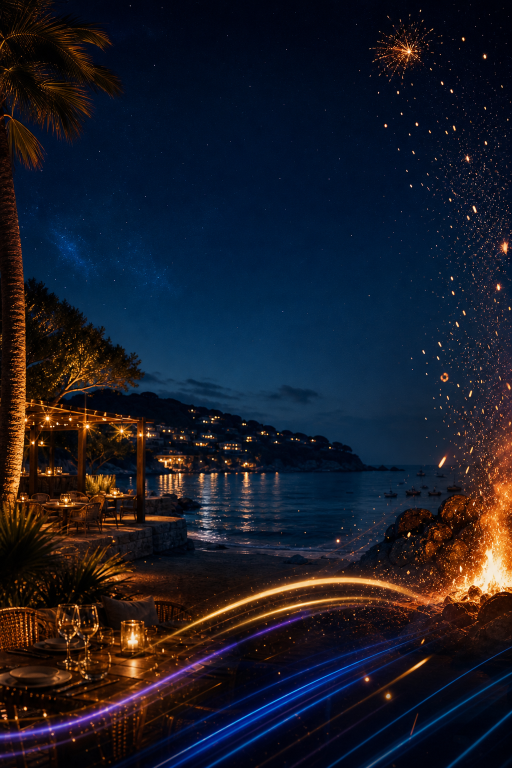
#> input picture assets/social/dc-sant-joan-2026/source/sant-joan-beach-club-bg.png, 1024 x 1536 px (shown at 1/2 size)
$ python generate_dc_sant_joan_campaign.py
#> lines starting #> are read from the running program, lines starting #| are printed output that depends on the picture
from pathlib import Path

from PIL import Image, ImageDraw, ImageEnhance, ImageFilter, ImageFont


ROOT = Path(__file__).resolve().parents[2]
OUT = ROOT / "assets" / "social" / "dc-sant-joan-2026"
SOURCE = OUT / "source"

BG = SOURCE / "sant-joan-beach-club-bg.png"
DC_LOGO = SOURCE / "logo-dc-beach-club-blau-mari.png"
CBME_LOGO = ROOT / "assets" / "brand" / "cbme" / "logo-hero-white-text.png"

NAVY = (8, 22, 38, 235)
INK = (3, 10, 17, 230)
GOLD = (235, 187, 94)
GOLD_LIGHT = (255, 224, 154)
WHITE = (248, 249, 245)
MUTED = (205, 216, 220)
BLUE = (33, 96, 139)

FONT_BLACK = "/System/Library/Fonts/Supplemental/Arial Black.ttf"
FONT_BOLD = "/System/Library/Fonts/Supplemental/Arial Bold.ttf"
FONT_REG = "/System/Library/Fonts/Supplemental/Arial.ttf"
FONT_NARROW = "/System/Library/Fonts/Supplemental/Arial Narrow Bold.ttf"
FONT_DIN = "/System/Library/Fonts/Supplemental/DIN Condensed Bold.ttf"
FONT_IMPACT = "/System/Library/Fonts/Supplemental/Impact.ttf"
FONT_AVENIR_COND = "/System/Library/Fonts/Avenir Next Condensed.ttc"
FONT_FUTURA = "/System/Library/Fonts/Supplemental/Futura.ttc"


# [5 lines left out: function font, not called in this run]


def cover(path, size, focus_y=0.5):
#> called with size = (1080, 1350), focus_y = 0.44
    img = Image.open(path).convert("RGB")
#> img is the input picture: PIL image 1024x1536 RGB; mean R, G, B 25.7, 27.6, 39
    ratio = max(size[0] / img.width, size[1] / img.height)
#> ratio = 1.05
    img = img.resize((int(img.width * ratio), int(img.height * ratio)), Image.LANCZOS)
#> img: PIL image 1080x1620 RGB
    x = (img.width - size[0]) // 2
#> x = 0
    max_y = max(0, img.height - size[1])
#> max_y = 270
    y = int(max_y * focus_y)
#> y = 118
    return img.crop((x, y, x + size[0], y + size[1]))
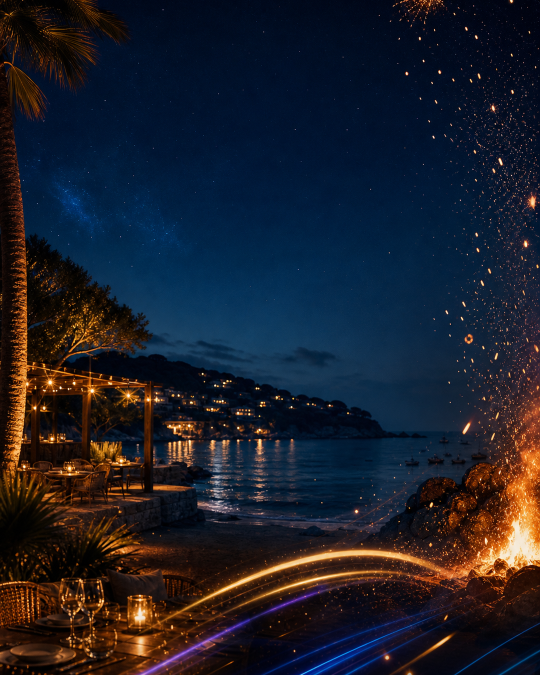
#> returned value: PIL image 1080x1350 RGB (shown at 1/2 size); mean R, G, B 28.4, 30.7, 41.2


def add_grade(img, dark=58):
#> called with dark = 26
    canvas = img.convert("RGBA")
    w, h = canvas.size
#> w = 1080; h = 1350
    layer = Image.new("RGBA", canvas.size, (0, 0, 0, 0))
#> layer: PIL image 1080x1350 RGBA; every value is 0
    draw = ImageDraw.Draw(layer)
    draw.rectangle((0, 0, w, h), fill=(0, 8, 16, dark))
    for y in range(h):
        top = max(0, 180 - y)
        bottom = max(0, y - int(h * 0.55))
        alpha = min(180, int(top * 0.45 + bottom * 0.5))
        draw.line((0, y, w, y), fill=(0, 0, 0, alpha))
    return Image.alpha_composite(canvas, layer)
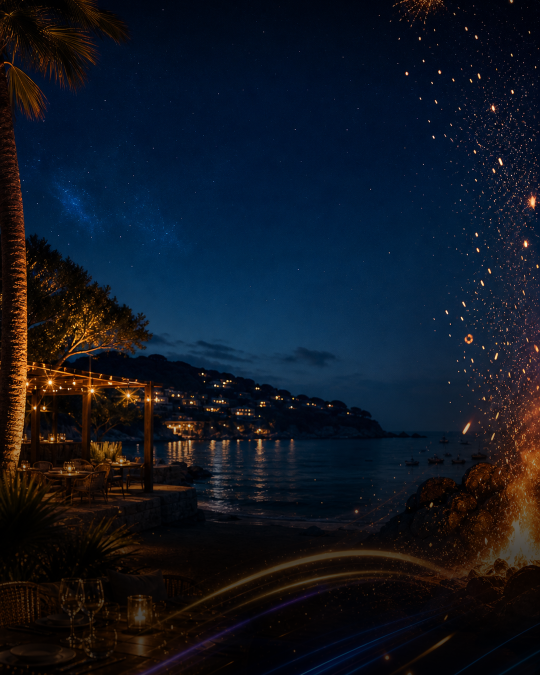
#> returned value: PIL image 1080x1350 RGBA (shown at 1/2 size); mean R, G, B, A 16.3, 22.8, 34.2, 255


def polish_sky_and_fireworks(canvas, sky_strength=1.0, firework_strength=1.0):
#> called with sky_strength = 1.05, firework_strength = 1
    w, h = canvas.size
#> w = 1080; h = 1350

    sky = Image.new("RGBA", canvas.size, (0, 0, 0, 0))
    draw = ImageDraw.Draw(sky)
    sky_h = int(h * 0.52)
#> sky_h = 702
    for y in range(sky_h):
        fade = 1 - (y / sky_h)
        alpha = int(42 * sky_strength * fade)
        draw.line((0, y, w, y), fill=(42, 104, 152, alpha))
#> this loop made 702 passes
#> (fade, alpha) on passes 1 to 3: (1, 44), (0.999, 44), (0.997, 43)
    canvas = Image.alpha_composite(canvas, sky)
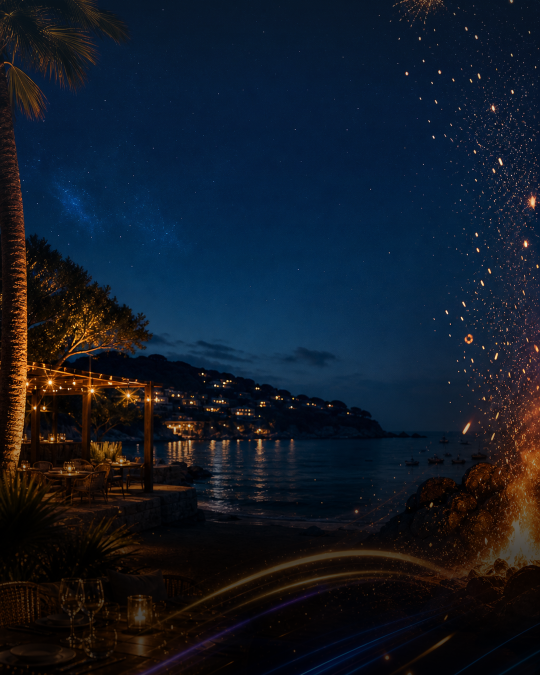
#> canvas: PIL image 1080x1350 RGBA (shown at 1/2 size); mean R, G, B, A 17.9, 26.5, 39.2, 255

    x0 = int(w * 0.62)
#> x0 = 669
    y0 = int(h * 0.03)
#> y0 = 40
    x1 = w
#> x1 = 1080
    y1 = int(h * 0.34)
#> y1 = 459
    fireworks = canvas.crop((x0, y0, x1, y1))
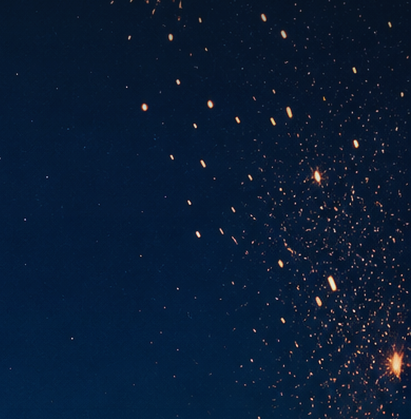
#> fireworks: PIL image 411x419 RGBA; mean R, G, B, A 9.9, 28.3, 52.8, 255
    fireworks = ImageEnhance.Brightness(fireworks).enhance(1 + 0.10 * firework_strength)
    fireworks = ImageEnhance.Contrast(fireworks).enhance(1 + 0.22 * firework_strength)
    fireworks = ImageEnhance.Color(fireworks).enhance(1 + 0.28 * firework_strength)
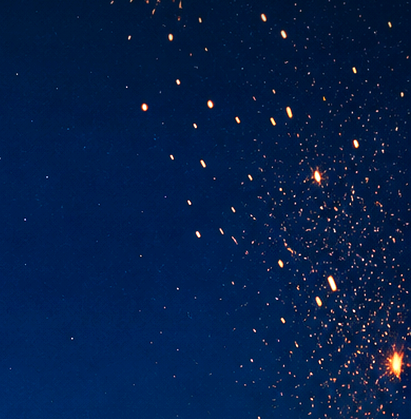
#> fireworks: PIL image 411x419 RGBA; mean R, G, B, A 5.3, 31.3, 73.3, 255
    fireworks = ImageEnhance.Sharpness(fireworks).enhance(1 + 0.35 * firework_strength)

    mask = Image.new("L", fireworks.size, 0)
#> mask: PIL image 411x419 L; every value is 0
    mask_draw = ImageDraw.Draw(mask)
    mask_draw.ellipse(
        (
            int(fireworks.width * 0.10),
            int(fireworks.height * -0.05),
            int(fireworks.width * 1.05),
            int(fireworks.height * 0.95),
        ),
        fill=210,
    )
    mask = mask.filter(ImageFilter.GaussianBlur(32))
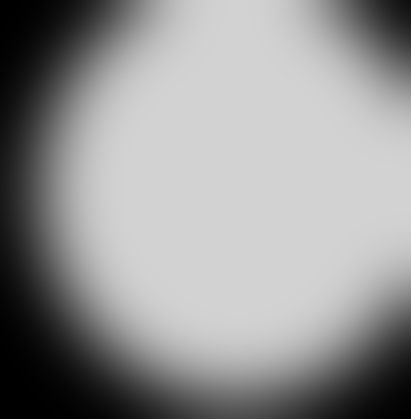
#> mask: PIL image 411x419 L; min 0, max 210, mean 148.9
    canvas.paste(fireworks, (x0, y0), mask)
    return canvas


def logo(path, max_size):
    img = Image.open(path).convert("RGBA")
    bbox = img.getchannel("A").getbbox()
    if bbox:
        pad = 14
        img = img.crop((
            max(0, bbox[0] - pad),
            max(0, bbox[1] - pad),
            min(img.width, bbox[2] + pad),
            min(img.height, bbox[3] + pad),
        ))
    img.thumbnail(max_size, Image.LANCZOS)
    return img


# [74 lines left out: functions paste_logo, text_box, text_center, event_stack, not called in this run]


def draw_dc_logo(canvas, y, size, max_size):
    w, _ = size
    dc = logo(DC_LOGO, max_size)
    paste_logo(canvas, dc, (0, y, w, y + max_size[1]), "center")


# [12 lines left out: function draw_cbme_footer, not called in this run]


def main_feed():
    size = (1080, 1350)
    canvas = polish_sky_and_fireworks(add_grade(cover(BG, size, focus_y=0.44), dark=26), 1.05, 1.0)
    draw = ImageDraw.Draw(canvas)
    w, h = size
    draw_dc_logo(canvas, 24, size, (390, 278))
    event_stack(draw, {
        "title_1": "REVETLLA DE SANT JOAN",
        "title_2": "A LA PISTA DE BALL",
        "title_1_y": 360,
        "title_2_y": 414,
        "title_1_size": 70,
        "title_2_size": 52,
        "dj_y": 560,
        "dj_size": 64,
        "music_y": 632,
        "music_size": 58,
        "place_y": 730,
        "place_size": 48,
        "time_y": 790,
        "time_size": 45,
        "time": "23 JUNY\nDE 23:30 A TANCAMENT",
    })
    draw_cbme_footer(canvas, draw, 1076, size, (220, 220), 35)
    canvas.convert("RGB").save(OUT / "dc-sant-joan-feed.png", quality=96)


# [74 lines left out: functions story_main, story_music, contact_sheet, not called in this run]


def main():
    OUT.mkdir(parents=True, exist_ok=True)
    main_feed()
    story_main()
    story_music()
    contact_sheet()


if __name__ == "__main__":
#> (the run stopped early here; a loop or call above may not have finished)
